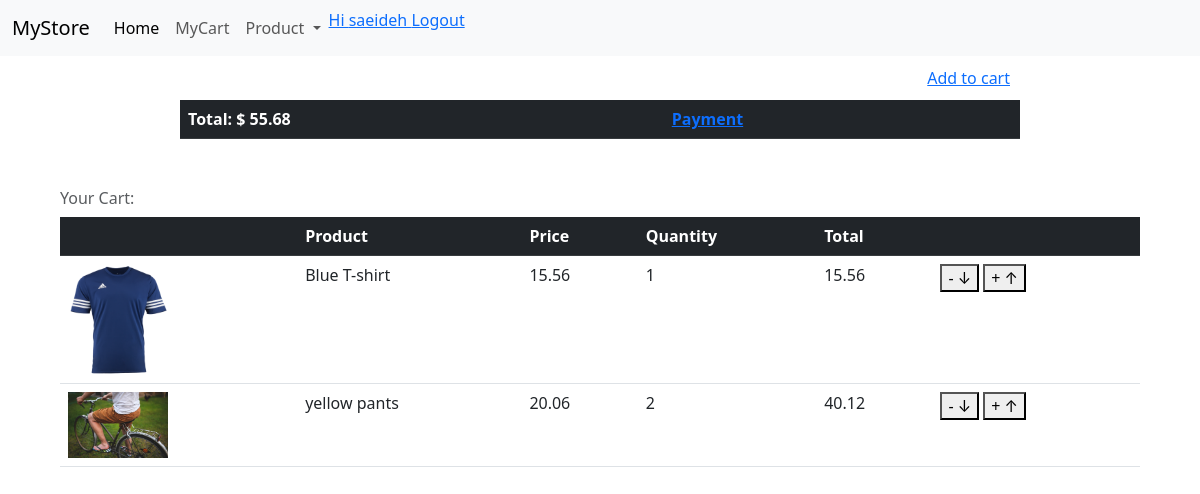
The app's page /cart/ (signed in), older data.
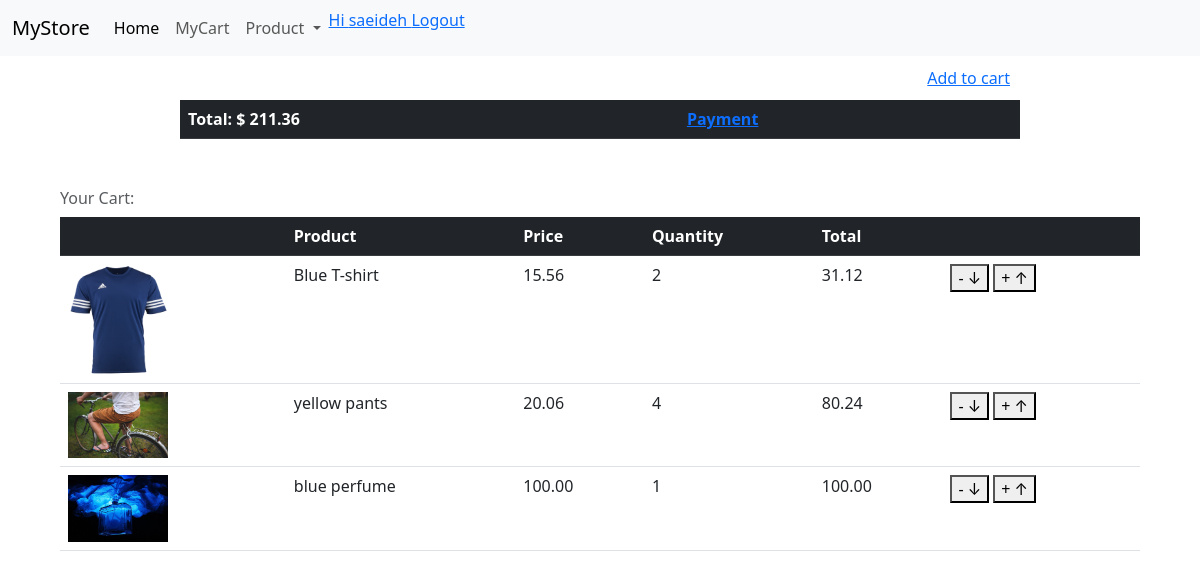
The same page, newer data.
### store/models.py (models this page shows, shortened)
class Order(models.Model):
    customer = models.ForeignKey(Customer,null=True,blank=False,
                                  on_delete=models.SET_NULL)
    date_order = models.DateTimeField(auto_now_add=True)
    shipping_address = models.ForeignKey(ShippinAddress, null=True, blank=True,
                                          on_delete=models.SET_NULL)
    @property
    def total_price(self):
        order_items = self.orderitem_set.all()
        total = sum([ item.total_price_item for item in order_items ])
        return total

class OrderItem(models.Model):
    order = models.ForeignKey(Order, on_delete=models.CASCADE)
    product = models.ForeignKey(Product,null=True, blank=False,
                                    on_delete=models.SET_NULL)
    quantity = models.IntegerField()
    @property
    def total_price_item(self):
        return(self.quantity * self.product.price)

class Product(models.Model):
    name = models.CharField(max_length=200)
    descriptin = models.TextField(null=True, blank=True)
    price = models.DecimalField(max_digits=10, decimal_places=2)
    digital = models.BooleanField(default=False)
    comment = models.ForeignKey(Comment, null=True,blank=True, on_delete=models.SET_NULL)
    image = models.ImageField(upload_to = "images", blank=True, null=True)
    create_date = models.DateTimeField(auto_now_add=True, null=True, blank=True)
    update_date = models.DateTimeField(auto_now=True)
    @property
    def imageUrl(self):
        try:
            url =self.image.url
        except:
            url = ''
        return url

### store/views.py (the view, shortened to what this page needs)
# urls.py: path('cart/', views.cart, name="cart"),
def cart(request):
    if request.user.is_authenticated:
        customer = request.user.customer
        order, created = Order.objects.get_or_create(customer=customer)
        order_items = order.orderitem_set.all()
        is_user_login = True
    context = {
        "order_items" : order_items,
        "order" : order,
        "is_user_login" : is_user_login,
    }
    return render(request, "store/cart.html", context)

### store/context_processors.py (called while the page is built)
def check_login(request):
    user = request.user
    is_logged_in = user.is_authenticated
    if is_logged_in:
        first_name = user.first_name
    else:
        first_name =""
    return {
        'is_logged_in': is_logged_in,
        'first_name':first_name ,
            }

### store/templates/store/cart.html (shortened to what this page needs)
{% extends 'store/main.html' %}
{% load static %}
{% block content  %}
 <p style = "width:70%; margin:auto;"> <span style="float: right;padding:10px"><a href="{%url "store"%}">Add to cart</a></span></p>
 <br>
 <section style ="width:70%; margin:auto;">
 <table class="table caption-top">
    <thead class="table-dark">
      <tr>
        <th scope="col">Total: $ {{ order.total_price }} </th>
        <th scope="col"><a href="{%url "payment"%}">Payment</a></th>
      </tr>
    </thead>
  </table>
</section>
<br>
<section style ="width:90%; margin:auto;">
<table class="table caption-top">
    <caption>Your Cart:</caption>
    <thead class="table-dark">
      <tr>
        <th scope="col"></th>
        <th scope="col">Product</th>
        <th scope="col">Price</th>
        <th scope="col">Quantity</th>
        <th scope="col">Total</th>
        <th scope="col"></th>
      </tr>
    </thead>
    <tbody>
        {%   for order_item in order_items %}
        <tr>
          <th scope="row"><img src="{{order_item.product.imageUrl}}" width="100" alt="{{order_item.product.name}}"></th>
          <td>{{order_item.product.name}}</td>
          <td>{{order_item.product.price}}</td>
          <td>{{order_item.quantity}}</td>
          <td>{{order_item.total_price_item}}</td>
          <td>
          <form method="POST">
            <span ><button type="submit" name="change_quantity" value="minus">- &#x2193;</button> </span>
            <span><button type="submit" name="change_quantity" value="plus">+ &#x2191;</button></span>
          </form>
         </td>
        </tr>
        {% endfor %}
    </tbody>
  </table>
</section>
{% endblock content  %}

Row changes from the older to the newer data that the page shows:
changed through a linked row, Order: total_price "55.68" → "211.36"
changed OrderItem "Blue T-shirt": quantity "1" → "2"; total_price_item "15.56" → "31.12"
changed OrderItem "yellow pants": quantity "2" → "4"; total_price_item "40.12" → "80.24"
added OrderItem: product.imageUrl (picture), product.name "blue perfume", product.price "100.00", quantity "1", total_price_item "100.00"
